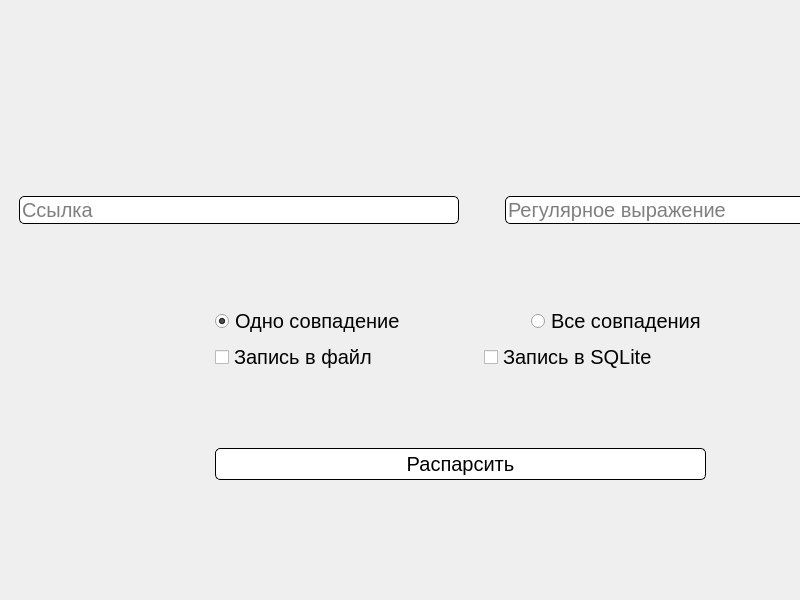
<?xml version="1.0" encoding="UTF-8"?>
<ui version="4.0">
 <class>MainWindow</class>
 <widget class="QMainWindow" name="MainWindow">
  <property name="geometry">
   <rect>
    <x>0</x>
    <y>0</y>
    <width>800</width>
    <height>600</height>
   </rect>
  </property>
  <property name="windowTitle">
   <string>Парсер на Qt</string>
  </property>
  <widget class="QWidget" name="centralwidget">
   <widget class="QWidget" name="gridLayoutWidget">
    <property name="geometry">
     <rect>
      <x>-1</x>
      <y>-1</y>
      <width>966</width>
      <height>601</height>
     </rect>
    </property>
    <layout class="QGridLayout" name="gridLayout">
     <item row="4" column="2">
      <spacer name="verticalSpacer_5">
       <property name="orientation">
        <enum>Qt::Vertical</enum>
       </property>
       <property name="sizeType">
        <enum>QSizePolicy::Fixed</enum>
       </property>
       <property name="sizeHint" stdset="0">
        <size>
         <width>20</width>
         <height>70</height>
        </size>
       </property>
      </spacer>
     </item>
     <item row="5" column="0">
      <spacer name="horizontalSpacer_2">
       <property name="orientation">
        <enum>Qt::Horizontal</enum>
       </property>
       <property name="sizeType">
        <enum>QSizePolicy::Fixed</enum>
       </property>
       <property name="sizeHint" stdset="0">
        <size>
         <width>80</width>
         <height>20</height>
        </size>
       </property>
      </spacer>
     </item>
     <item row="6" column="2">
      <spacer name="verticalSpacer_3">
       <property name="orientation">
        <enum>Qt::Vertical</enum>
       </property>
       <property name="sizeHint" stdset="0">
        <size>
         <width>20</width>
         <height>40</height>
        </size>
       </property>
      </spacer>
     </item>
     <item row="0" column="0" colspan="5">
      <spacer name="verticalSpacer_4">
       <property name="orientation">
        <enum>Qt::Vertical</enum>
       </property>
       <property name="sizeHint" stdset="0">
        <size>
         <width>20</width>
         <height>40</height>
        </size>
       </property>
      </spacer>
     </item>
     <item row="5" column="4">
      <spacer name="horizontalSpacer_3">
       <property name="orientation">
        <enum>Qt::Horizontal</enum>
       </property>
       <property name="sizeType">
        <enum>QSizePolicy::Fixed</enum>
       </property>
       <property name="sizeHint" stdset="0">
        <size>
         <width>5</width>
         <height>20</height>
        </size>
       </property>
      </spacer>
     </item>
     <item row="1" column="0" colspan="5">
      <layout class="QHBoxLayout" name="horizontalLayout">
       <item>
        <spacer name="verticalSpacer">
         <property name="orientation">
          <enum>Qt::Vertical</enum>
         </property>
         <property name="sizeType">
          <enum>QSizePolicy::Fixed</enum>
         </property>
         <property name="sizeHint" stdset="0">
          <size>
           <width>20</width>
           <height>180</height>
          </size>
         </property>
        </spacer>
       </item>
       <item>
        <widget class="QLineEdit" name="linkLineEdit">
         <property name="styleSheet">
          <string notr="true">font-size: 20px;
border: 1px solid black;
border-radius: 5px;</string>
         </property>
         <property name="placeholderText">
          <string>Ссылка</string>
         </property>
        </widget>
       </item>
       <item>
        <spacer name="horizontalSpacer">
         <property name="orientation">
          <enum>Qt::Horizontal</enum>
         </property>
         <property name="sizeType">
          <enum>QSizePolicy::Minimum</enum>
         </property>
         <property name="sizeHint" stdset="0">
          <size>
           <width>40</width>
           <height>20</height>
          </size>
         </property>
        </spacer>
       </item>
       <item>
        <widget class="QLineEdit" name="regexLineEdit">
         <property name="styleSheet">
          <string notr="true">font-size: 20px;
border: 1px solid black;
border-radius: 5px;</string>
         </property>
         <property name="placeholderText">
          <string>Регулярное выражение</string>
         </property>
        </widget>
       </item>
       <item>
        <spacer name="verticalSpacer_2">
         <property name="orientation">
          <enum>Qt::Vertical</enum>
         </property>
         <property name="sizeType">
          <enum>QSizePolicy::Fixed</enum>
         </property>
         <property name="sizeHint" stdset="0">
          <size>
           <width>20</width>
           <height>180</height>
          </size>
         </property>
        </spacer>
       </item>
      </layout>
     </item>
     <item row="5" column="1">
      <spacer name="horizontalSpacer_4">
       <property name="orientation">
        <enum>Qt::Horizontal</enum>
       </property>
       <property name="sizeType">
        <enum>QSizePolicy::Minimum</enum>
       </property>
       <property name="sizeHint" stdset="0">
        <size>
         <width>40</width>
         <height>20</height>
        </size>
       </property>
      </spacer>
     </item>
     <item row="5" column="3">
      <spacer name="horizontalSpacer_5">
       <property name="orientation">
        <enum>Qt::Horizontal</enum>
       </property>
       <property name="sizeType">
        <enum>QSizePolicy::Minimum</enum>
       </property>
       <property name="sizeHint" stdset="0">
        <size>
         <width>40</width>
         <height>20</height>
        </size>
       </property>
      </spacer>
     </item>
     <item row="5" column="2">
      <widget class="QPushButton" name="parsingButton">
       <property name="styleSheet">
        <string notr="true">QPushButton {
	width: 80px;
	height: 30px;
	font-size: 20px;
	border: 1px solid black;
	border-radius: 5px;
	background-color: white;
	color: black;
}

QPushButton:hover {
	background-color: blue;
	color: white;
}</string>
       </property>
       <property name="text">
        <string>Распарсить</string>
       </property>
      </widget>
     </item>
     <item row="2" column="2">
      <layout class="QHBoxLayout" name="horizontalLayout_2">
       <item>
        <widget class="QRadioButton" name="firstMatchRadioButton">
         <property name="styleSheet">
          <string notr="true">font-size: 20px;</string>
         </property>
         <property name="text">
          <string>Одно совпадение</string>
         </property>
         <property name="checkable">
          <bool>true</bool>
         </property>
         <property name="checked">
          <bool>true</bool>
         </property>
        </widget>
       </item>
       <item>
        <spacer name="horizontalSpacer_6">
         <property name="orientation">
          <enum>Qt::Horizontal</enum>
         </property>
         <property name="sizeType">
          <enum>QSizePolicy::Fixed</enum>
         </property>
         <property name="sizeHint" stdset="0">
          <size>
           <width>120</width>
           <height>20</height>
          </size>
         </property>
        </spacer>
       </item>
       <item>
        <widget class="QRadioButton" name="allMatchRadioButton">
         <property name="styleSheet">
          <string notr="true">font-size: 20px;</string>
         </property>
         <property name="text">
          <string>Все совпадения</string>
         </property>
        </widget>
       </item>
      </layout>
     </item>
     <item row="3" column="2">
      <layout class="QHBoxLayout" name="horizontalLayout_3">
       <item>
        <widget class="QCheckBox" name="writeInFileCheckBox">
         <property name="styleSheet">
          <string notr="true">font-size: 20px;</string>
         </property>
         <property name="text">
          <string>Запись в файл</string>
         </property>
         <property name="checked">
          <bool>false</bool>
         </property>
         <property name="autoExclusive">
          <bool>false</bool>
         </property>
        </widget>
       </item>
       <item>
        <spacer name="horizontalSpacer_7">
         <property name="orientation">
          <enum>Qt::Horizontal</enum>
         </property>
         <property name="sizeType">
          <enum>QSizePolicy::Fixed</enum>
         </property>
         <property name="sizeHint" stdset="0">
          <size>
           <width>40</width>
           <height>20</height>
          </size>
         </property>
        </spacer>
       </item>
       <item>
        <widget class="QCheckBox" name="writeInDbCheckBox">
         <property name="styleSheet">
          <string notr="true">font-size: 20px;</string>
         </property>
         <property name="text">
          <string>Запись в SQLite</string>
         </property>
        </widget>
       </item>
      </layout>
     </item>
    </layout>
   </widget>
  </widget>
 </widget>
 <resources/>
 <connections/>
</ui>
